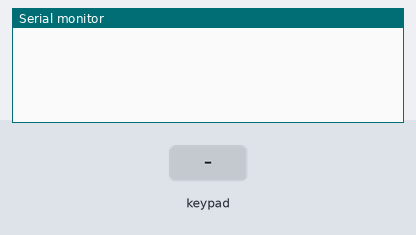
The sketch below on a simulated ESP8266 (NodeMCU). On the bench: the last lines printed to the serial monitor. The test bench sets the inputs (shaded band).

Above: at 1.2 s.
1.3 s: key '1' pressed
At 2.5 s:
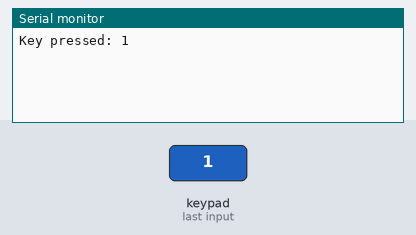
2.8 s: keypad keys 0 0 0 * pressed 0.4 s apart
At 4.8 s:
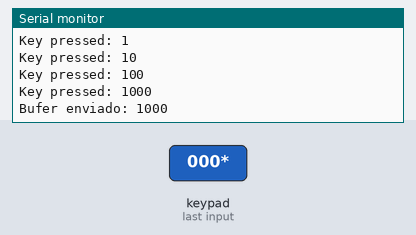
5.9 s: key 'A' pressed
At 6.3 s:
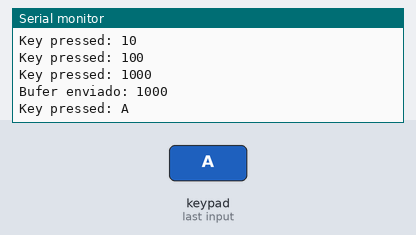
7.4 s: keypad keys 0 0 0 A pressed 0.4 s apart
At 9.2 s:
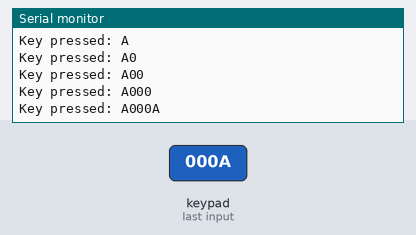
10.5 s: key 'B' pressed
At 11.7 s:
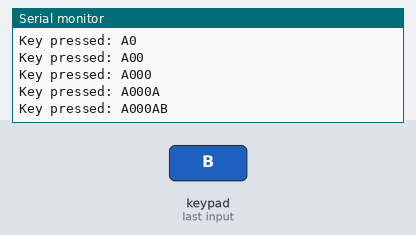
12.0 s: keypad keys 0 0 0 D pressed 0.4 s apart
At 14.1 s:
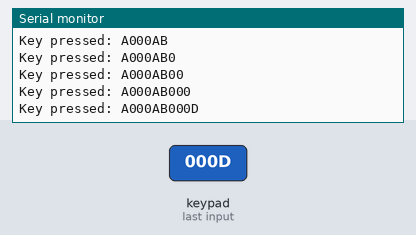
Timing chart, 0 to 15.6 s (numbered marks = the images above; inputs shaded):
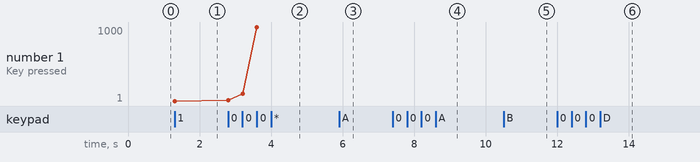

Measured:
- after the input at 1.3 s, the serial monitor: prints a new line at once (image 1)
- after the input at 2.8 s, the serial monitor: prints a new line at once (image 2)
- after the input at 5.9 s, the serial monitor: prints a new line at once (image 3)
- after the input at 7.4 s, the serial monitor: prints a new line at once (image 4)
- after the input at 10.5 s, the serial monitor: prints a new line at once (image 5)
- after the input at 12.0 s, the serial monitor: prints a new line at once (image 6)
- plotted number 1: 1 → 1000 after the input at 2.8 s

The sketch:

txirrina_keypad.ino
```cpp
 #include <Keypad.h>

const byte n_rows = 4;
const byte n_cols = 4;

char keyCaptured[3]={'0','0','0'};

char keys[n_rows][n_cols] = {
  {'1','2','3','A'},
  {'4','5','6','B'},
  {'7','8','9','C'},
  {'*','0','#','D'}
};
String buf="";
byte colPins[n_rows] = {D3, D2, D1, D0};
byte rowPins[n_cols] = {D7, D6, D5, D4};

Keypad myKeypad = Keypad( makeKeymap(keys), rowPins, colPins, n_rows, n_cols);

void send_buf(String buff)
{
  Serial.print("Bufer enviado: ");
  Serial.println(buff);
  buff="";
}

void setup(){
  Serial.begin(115200);
}

void loop()
{
    char myKey = myKeypad.getKey();

    if (myKey != NULL)
    {
      if (myKey == '#')
       {
        buf="";
       }
      else if (myKey != '*')
       {
         Serial.print("Key pressed: ");
         buf+=myKey;
         Serial.println(buf);
       }
      else if (myKey == '*')
       {
        send_buf(buf);
        buf="";
       }
     }
}
```
